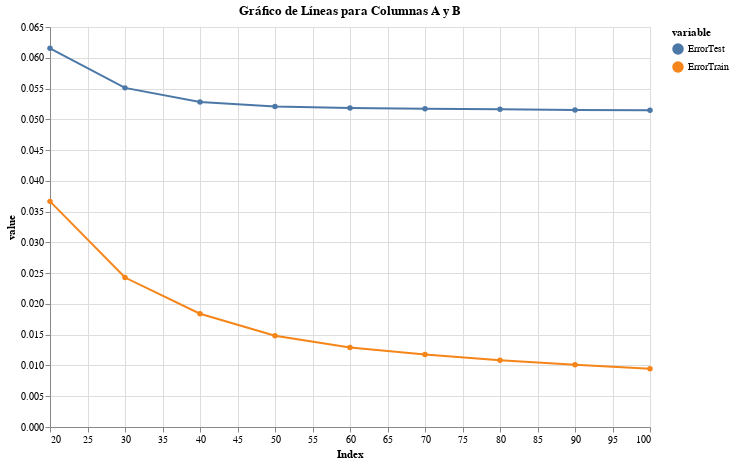

Notebook code for this chart:
### Code cell
# Supongamos que tienes un DataFrame llamado 'df' con columnas "indice", "columna_A" y "columna_B"

# Convertir el DataFrame de pandas a un formato aceptado por Altair
df_altair = pd.melt(df_curve, id_vars=['Index'], value_vars=['ErrorTest', 'ErrorTrain'])

# Crear el gráfico de líneas divididas por color en Altair
line_chart = alt.Chart(df_altair).mark_line(point=True).encode(
    x='Index:Q',
    y='value:Q',
    color='variable:N'
).properties(
    width=600,
    height=400,
    title='Gráfico de Líneas para Columnas A y B'
)

# Mostrar el gráfico
line_chart

### Figure 1 — Vega-Lite specification as saved in the notebook (floating-point values rounded to 4 significant figures)
{"config": {"view": {"continuousWidth": 300, "continuousHeight": 300}}, "data": {"name": "data-1a3a7d7cd3dc1d461f9cfa5b547ca0a1"}, "mark": {"type": "line", "point": true}, "encoding": {"color": {"field": "variable", "type": "nominal"}, "x": {"field": "Index", "type": "quantitative"}, "y": {"field": "value", "type": "quantitative"}}, "height": 400, "title": "Gráfico de Líneas para Columnas A y B", "width": 600, "$schema": "https://vega.github.io/schema/vega-lite/v5.14.1.json", "datasets": {"data-1a3a7d7cd3dc1d461f9cfa5b547ca0a1": [{"Index": 20, "variable": "ErrorTest", "value": 0.06154}, {"Index": 30, "variable": "ErrorTest", "value": 0.05511}, {"Index": 40, "variable": "ErrorTest", "value": 0.05282}, {"Index": 50, "variable": "ErrorTest", "value": 0.05209}, {"Index": 60, "variable": "ErrorTest", "value": 0.05186}, {"Index": 70, "variable": "ErrorTest", "value": 0.05171}, {"Index": 80, "variable": "ErrorTest", "value": 0.05162}, {"Index": 90, "variable": "ErrorTest", "value": 0.0515}, {"Index": 100, "variable": "ErrorTest", "value": 0.05147}, {"Index": 20, "variable": "ErrorTrain", "value": 0.03666}, {"Index": 30, "variable": "ErrorTrain", "value": 0.02429}, {"Index": 40, "variable": "ErrorTrain", "value": 0.01841}, {"Index": 50, "variable": "ErrorTrain", "value": 0.01483}, {"Index": 60, "variable": "ErrorTrain", "value": 0.01293}, {"Index": 70, "variable": "ErrorTrain", "value": 0.01179}, {"Index": 80, "variable": "ErrorTrain", "value": 0.01085}, {"Index": 90, "variable": "ErrorTrain", "value": 0.01011}, {"Index": 100, "variable": "ErrorTrain", "value": 0.009457}]}}
